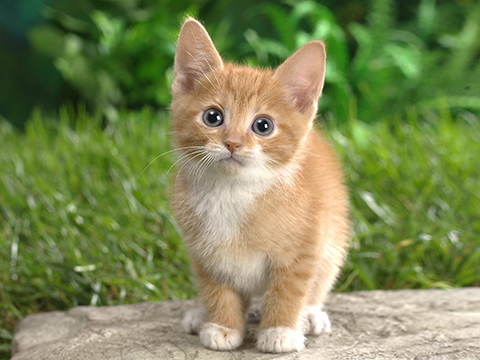
#> input picture opencv/image/cat.jpg, 480 x 360 px, found by its file name
$ python 07.pixel_access_3.py
#> lines starting #> are read from the running program, lines starting #| are printed output that depends on the picture
# split each channels using cv2.split

import cv2

img = cv2.imread('cat.jpg', cv2.IMREAD_UNCHANGED)
#> img is the input picture: shape (360, 480, 3); mean B, G, R 85.7, 136, 125.8

b, g, r = cv2.split(img)
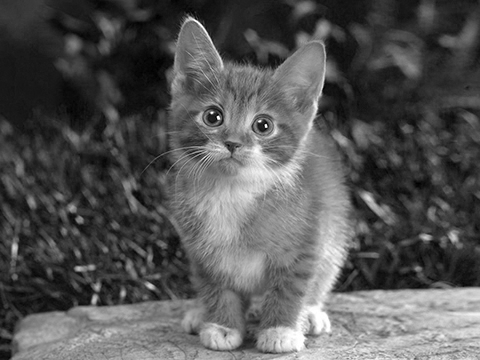
#> b: shape (360, 480); min 0, max 255, mean 85.7
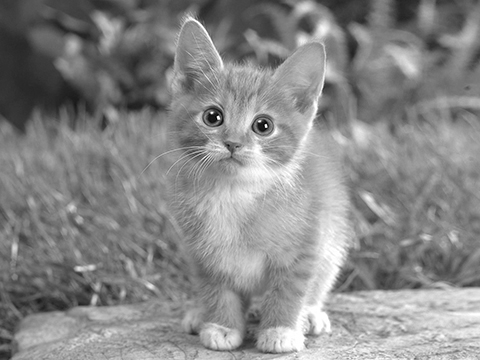
#> g: shape (360, 480); min 1, max 255, mean 136
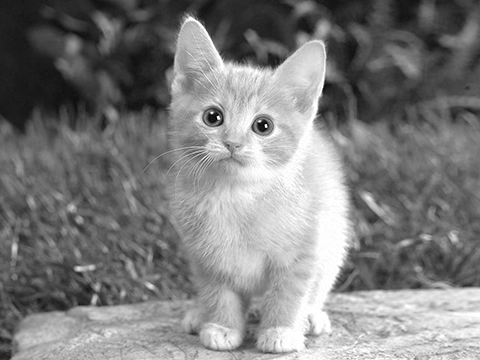
#> r: shape (360, 480); min 0, max 255, mean 125.8

cv2.imshow('b',b)
cv2.imshow('g',g)
cv2.imshow('r',r)
cv2.waitKey()

$ run again, with opencv/image/face.jpg copied over opencv/image/cat.jpg
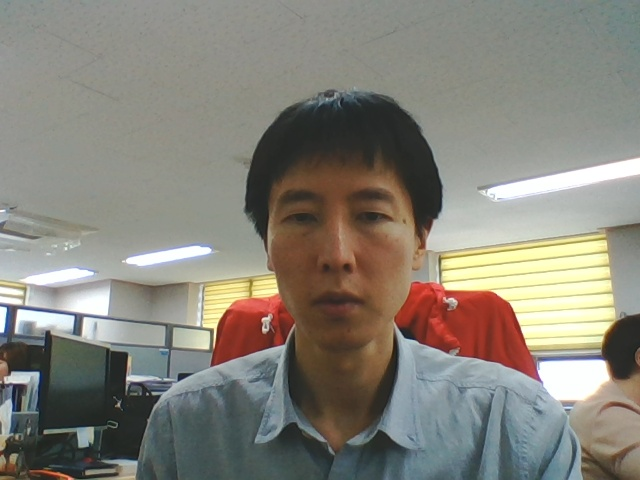
#> input picture opencv/image/face.jpg, 640 x 480 px, found by its file name
#> img is the input picture: shape (480, 640, 3); mean B, G, R 121.5, 130.9, 134.1
#> `b, g, r = cv2.split(img)`:
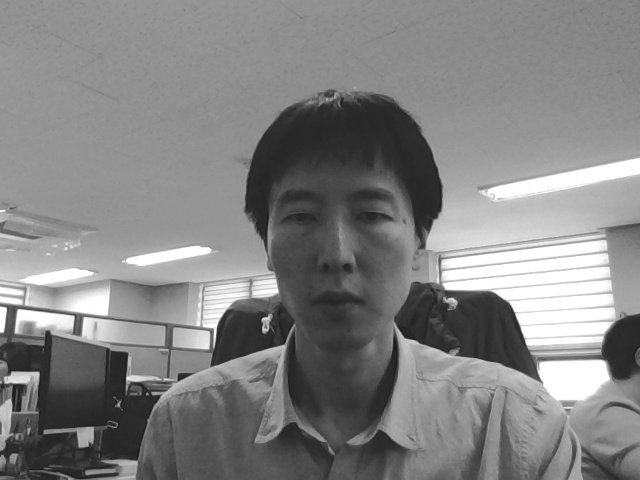
#> g: shape (480, 640); min 20, max 255, mean 130.9
#> `b, g, r = cv2.split(img)`:
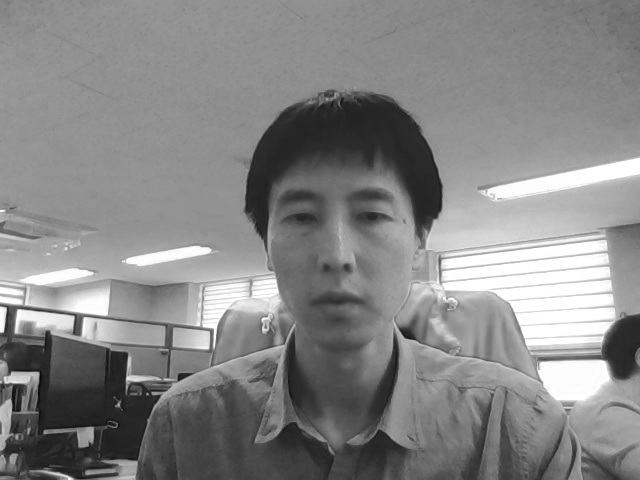
#> r: shape (480, 640); min 8, max 255, mean 134.1
